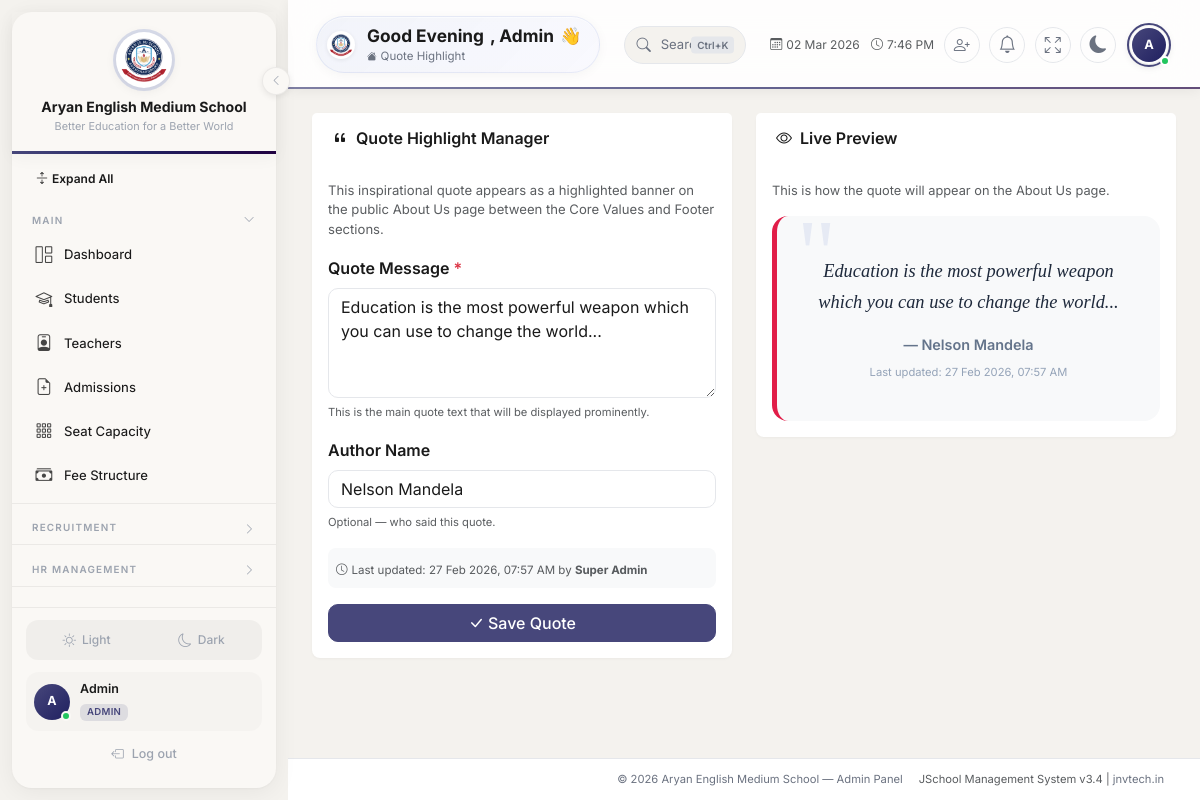
Screenshot of /admin/quote-highlight.php (signed in) with the database file from the repository.
### tables this page shows
CREATE TABLE `site_quotes` (
  `id` int(10) unsigned NOT NULL AUTO_INCREMENT,
  `quote_text` text NOT NULL,
  `author_name` varchar(200) DEFAULT NULL,
  `is_active` tinyint(1) NOT NULL DEFAULT 1,
  `updated_by` int(10) unsigned DEFAULT NULL,
  `updated_at` datetime NOT NULL DEFAULT current_timestamp() ON UPDATE current_timestamp(),
  `created_at` datetime NOT NULL DEFAULT current_timestamp(),
  PRIMARY KEY (`id`),
  KEY `fk_quote_user` (`updated_by`),
  CONSTRAINT `fk_quote_user` FOREIGN KEY (`updated_by`) REFERENCES `users` (`id`) ON DELETE SET NULL
);

CREATE TABLE `users` (
  `id` int(10) unsigned NOT NULL AUTO_INCREMENT,
  `name` varchar(100) NOT NULL,
  `email` varchar(191) NOT NULL,
  `password` varchar(255) NOT NULL,
  `role` enum('super_admin','admin','teacher','office') NOT NULL DEFAULT 'teacher',
  `phone` varchar(20) DEFAULT NULL,
  `avatar` varchar(255) DEFAULT NULL,
  `is_active` tinyint(1) NOT NULL DEFAULT 1,
  `reset_token` varchar(64) DEFAULT NULL,
  `reset_expires` datetime DEFAULT NULL,
  `last_login` datetime DEFAULT NULL,
  `created_at` datetime NOT NULL DEFAULT current_timestamp(),
  `updated_at` datetime NOT NULL DEFAULT current_timestamp() ON UPDATE current_timestamp(),
  PRIMARY KEY (`id`),
  UNIQUE KEY `email` (`email`)
);

### includes/auth.php (called while the page is built, shortened)
<?php
function e(mixed $val): string {
    return htmlspecialchars((string)$val, ENT_QUOTES, 'UTF-8');
}

### admin/quote-highlight.php (the view, shortened to what this page needs)
<?php
require_once __DIR__ . '/../includes/auth.php';
$db = getDB();
$quote = null;
try {
    $quote = $db->query("SELECT q.*, u.name as updater_name FROM site_quotes q LEFT JOIN users u ON q.updated_by=u.id WHERE q.is_active=1 ORDER BY q.id DESC LIMIT 1")->fetch();
} catch (Exception $e) {
}
require_once __DIR__ . '/../includes/header.php';
?>
<div class="row g-4">
    <div class="col-lg-6">
        <div class="card border-0 rounded-3">
            <div class="card-header bg-white border-0">
                <h6 class="fw-semibold mb-0"><i class="bi bi-quote me-2"></i>Quote Highlight Manager</h6>
            </div>
            <div class="card-body">
                <p class="text-muted mb-3" style="font-size:.82rem">This inspirational quote appears as a highlighted banner on the public About Us page between the Core Values and Footer sections.</p>
                <form method="POST" id="quoteForm">
                    <div class="mb-3">
                        <label class="form-label fw-semibold">Quote Message <span class="text-danger">*</span></label>
                        <textarea name="quote_text" id="quoteText" class="form-control" rows="4" placeholder="Enter an inspirational quote..." required><?= e($quote['quote_text'] ?? '') ?></textarea>
                        <small class="text-muted" style="font-size:.7rem">This is the main quote text that will be displayed prominently.</small>
                    </div>
                    <div class="mb-3">
                        <label class="form-label fw-semibold">Author Name</label>
                        <input type="text" name="author_name" id="authorName" class="form-control" placeholder="e.g. Nelson Mandela" value="<?= e($quote['author_name'] ?? '') ?>">
                        <small class="text-muted" style="font-size:.7rem">Optional — who said this quote.</small>
                    </div>
                    <?php if ($quote && $quote['updated_at']): ?>
                    <div class="bg-light rounded-3 p-2 mb-3">
                        <small class="text-muted" style="font-size:.72rem">
                            <i class="bi bi-clock me-1"></i>Last updated: <?= date('d M Y, h:i A', strtotime($quote['updated_at'])) ?>
                            <?php if ($quote['updater_name']): ?> by <strong><?= e($quote['updater_name']) ?></strong><?php endif; ?>
                        </small>
                    </div>
                    <?php endif; ?>
                    <button class="btn btn-primary w-100"><i class="bi bi-check-lg me-1"></i>Save Quote</button>
                </form>
            </div>
        </div>
    </div>
    <div class="col-lg-6">
        <div class="card border-0 rounded-3">
            <div class="card-header bg-white border-0">
                <h6 class="fw-semibold mb-0"><i class="bi bi-eye me-2"></i>Live Preview</h6>
            </div>
            <div class="card-body">
                <p class="text-muted mb-3" style="font-size:.8rem">This is how the quote will appear on the About Us page.</p>
                <div id="quotePreview" style="background:#f8f9fa;border-radius:16px;padding:2.5rem 2rem;text-align:center;border-left:5px solid var(--primary, #1e40af);position:relative;overflow:hidden;">
                    <div style="position:absolute;top:-10px;left:20px;font-size:6rem;color:rgba(30,64,175,0.08);font-family:Georgia,serif;line-height:1;">"</div>
                    <p id="previewQuoteText" style="font-size:1.15rem;font-style:italic;color:#1e293b;line-height:1.7;margin-bottom:1rem;position:relative;z-index:1;font-family:'Playfair Display',Georgia,serif;">
                        <?= e($quote['quote_text'] ?? 'Your inspirational quote will appear here...') ?>
                    </p>
                    <div id="previewAuthor" style="font-size:.9rem;color:#64748b;font-weight:600;">
                        <?php if ($quote && $quote['author_name']): ?>— <?= e($quote['author_name']) ?><?php endif; ?>
                    </div>
                    <div id="previewDate" style="font-size:.7rem;color:#94a3b8;margin-top:.5rem;">
                        <?php if ($quote && $quote['updated_at']): ?>Last updated: <?= date('d M Y, h:i A', strtotime($quote['updated_at'])) ?><?php endif; ?>
                    </div>
                </div>
            </div>
        </div>
    </div>
</div>
<?php require_once __DIR__ . '/../includes/footer.php'; ?>

### rows the page displays
site_quotes: quote_text "Education is the most powerful weapon which you can use to change the world...", author_name "Nelson Mandela", updated_at "27 Feb 2026, 07:57 AM", updated_by.name "Super Admin"

### other values shown
$schoolName "Aryan English Medium School"
$schoolTagline "Better Education for a Better World"
$_userInitials "A"
$_userName "Admin"
$_roleLabel "ADMIN"
explode(' ', $_userName)[0] "Admin"
$pageTitle "Quote Highlight"
$_footerSchoolName "Aryan English Medium School"
